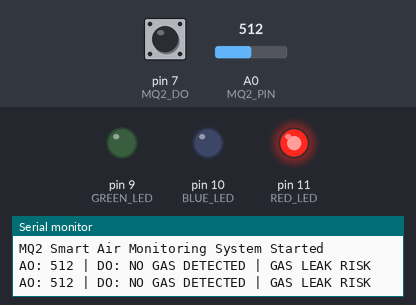
A sketch run on a simulated Arduino Uno, built with avr-gcc and run on an emulated ATmega328P. Parts: output pins drawn as LEDs (lit = HIGH), the last lines printed to the serial monitor. The inputs (shaded band) are chosen by the test bench; at power-on: A0 (MQ2_PIN) = 512, pin 7 (MQ2_DO) HIGH.

Above: at 3.8 s.
3.9 s: A0 (MQ2_PIN) set to 308
7.8 s: A0 (MQ2_PIN) set to 284
At 10.4 s:
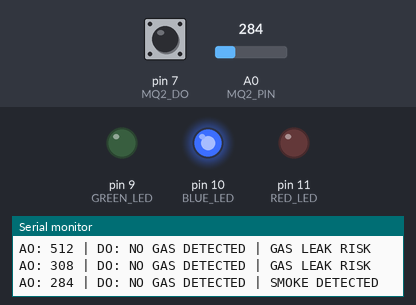
11.7 s: A0 (MQ2_PIN) set to 32
15.6 s: A0 (MQ2_PIN) set to 27
At 18.5 s:
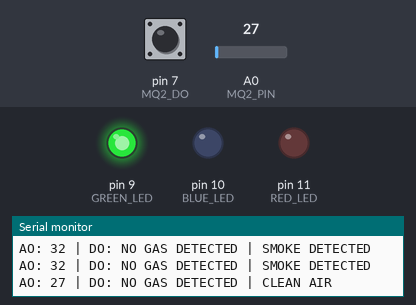
Timing chart, 0 to 20.0 s (numbered marks = the images above; inputs shaded):
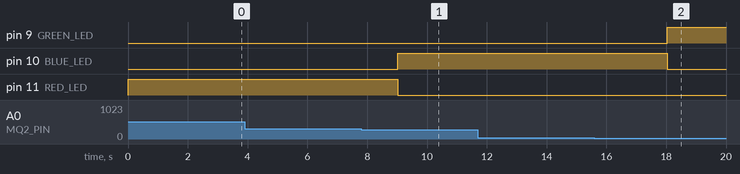

Measured:
- the behaviour switches between 300 and 299 on A0 (MQ2_PIN) (found by bisection; images 0 and 1)
- the behaviour switches between 30 and 29 on A0 (MQ2_PIN) (found by bisection; images 1 and 2)
- after the input at 7.8 s, pin 10 (BLUE_LED): LOW → HIGH after 1.2 s; pin 11 (RED_LED): HIGH → LOW after 1.2 s
- after the input at 15.6 s, pin 9 (GREEN_LED): LOW → HIGH after 2.4 s; pin 10 (BLUE_LED): HIGH → LOW after 2.4 s

The sketch:

MQ-2_LPG_AND_SMOKE_DETECTOR.ino
```cpp
#define MQ2_PIN A0
#define MQ2_DO 7

#define GREEN_LED 9
#define BLUE_LED 10
#define RED_LED 11

void setup() {
  Serial.begin(9600);

  pinMode(MQ2_DO, INPUT);

  pinMode(GREEN_LED, OUTPUT);
  pinMode(BLUE_LED, OUTPUT);
  pinMode(RED_LED, OUTPUT);

  Serial.println("MQ2 Smart Air Monitoring System Started");
}

void loop() {

  int ao = analogRead(MQ2_PIN);
  int doValue = digitalRead(MQ2_DO);

  Serial.print("AO: ");
  Serial.print(ao);

  Serial.print(" | DO: ");

  if (doValue == LOW) {
    Serial.print("GAS DETECTED");
  } else {
    Serial.print("NO GAS DETECTED");
  }

  Serial.print(" | ");

  // Turn OFF all LEDs first
  digitalWrite(GREEN_LED, LOW);
  digitalWrite(BLUE_LED, LOW);
  digitalWrite(RED_LED, LOW);

  // AO-based smart decision
  if (ao < 30) {
    digitalWrite(GREEN_LED, HIGH);
    Serial.println("CLEAN AIR ");
  }

  else if (ao >= 30 && ao < 300) {
    digitalWrite(BLUE_LED, HIGH);
    Serial.println("SMOKE DETECTED ");
  }

  else {
    digitalWrite(RED_LED, HIGH);
    Serial.println("GAS LEAK RISK ");
  }

  delay(3000);
}
```
